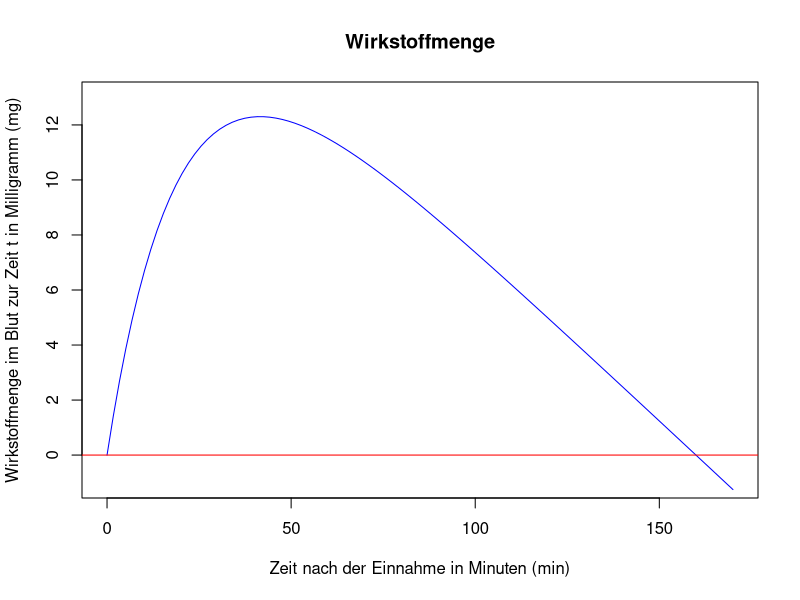
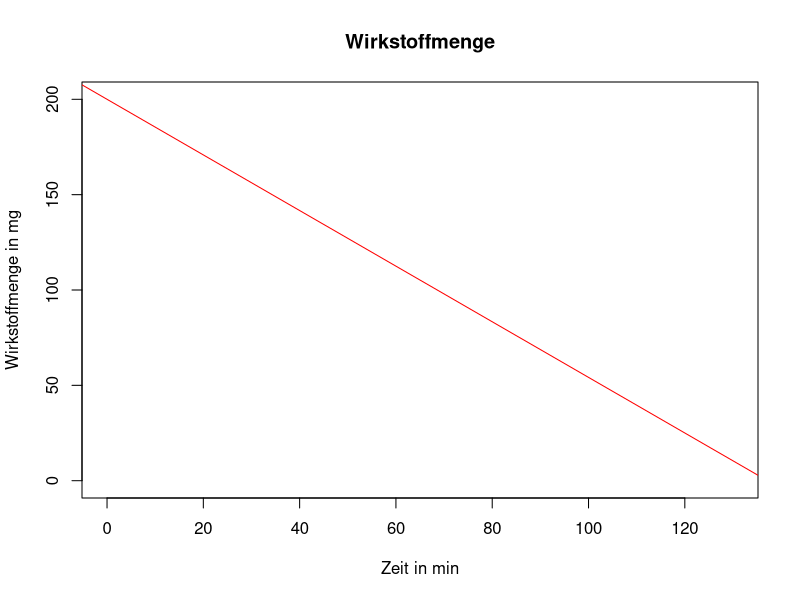
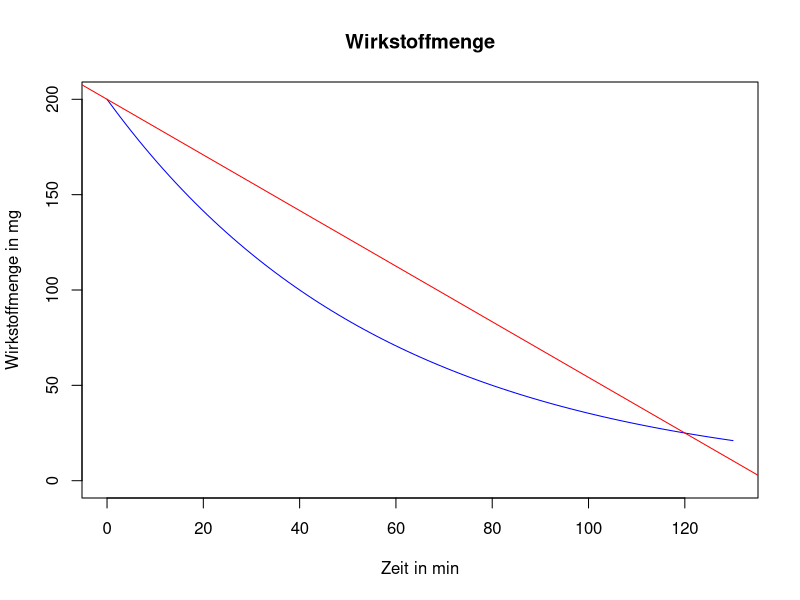

These figures' R source, in order:
## ---- chunk 1
plot(0,0, type="n", ylab="Wirkstoffmenge im Blut zur Zeit t in Milligramm (mg)", xlab="Zeit nach der Einnahme in Minuten (min)", xlim=c(0, 170), ylim=c(-1, 13), main = "Wirkstoffmenge")
curve(20 * (1 - exp(-0.05*x))-0.125*x, from = 0, to = 170, col="blue", add=TRUE)
abline(0,0, col="red")
## ---- chunk 2
plot(0,0, type="n", ylab="Wirkstoffmenge in mg", xlab="Zeit in min", xlim=c(0, 130), ylim=c(-1, 201), main = "Wirkstoffmenge")
abline(200,-175/120, col="red")
## ---- chunk 3
plot(0,0, type="n", ylab="Wirkstoffmenge in mg", xlab="Zeit in min", xlim=c(0, 130), ylim=c(-1, 201), main = "Wirkstoffmenge")
curve(200 * exp(-x * 0.01732867541216447), col="blue", add=TRUE)
abline(200,-175/120, col="red")
